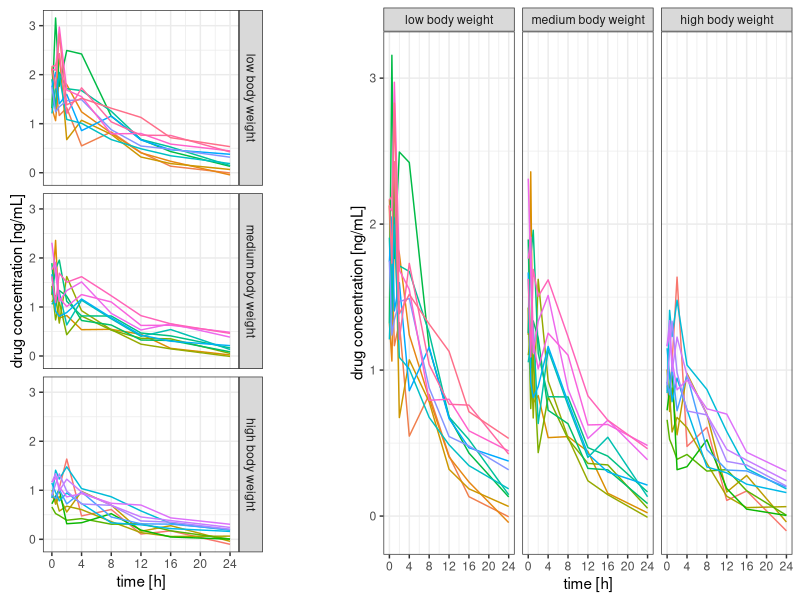
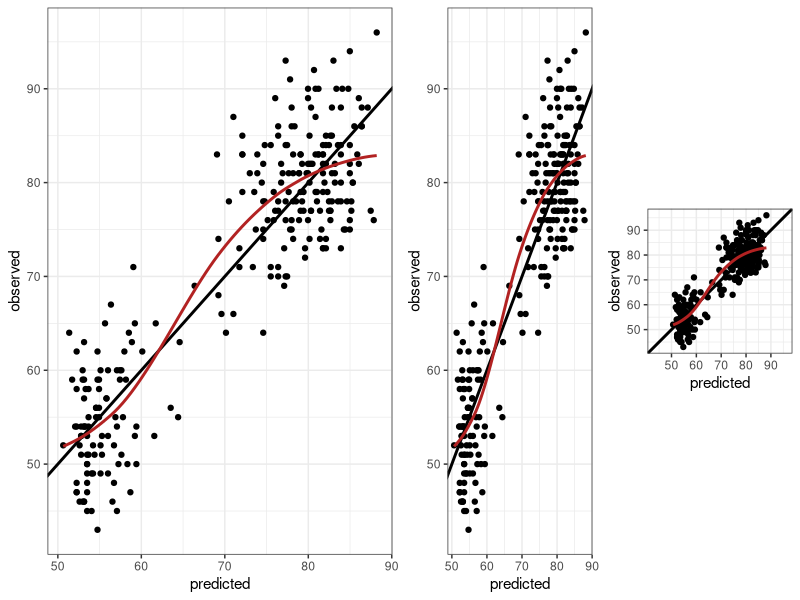
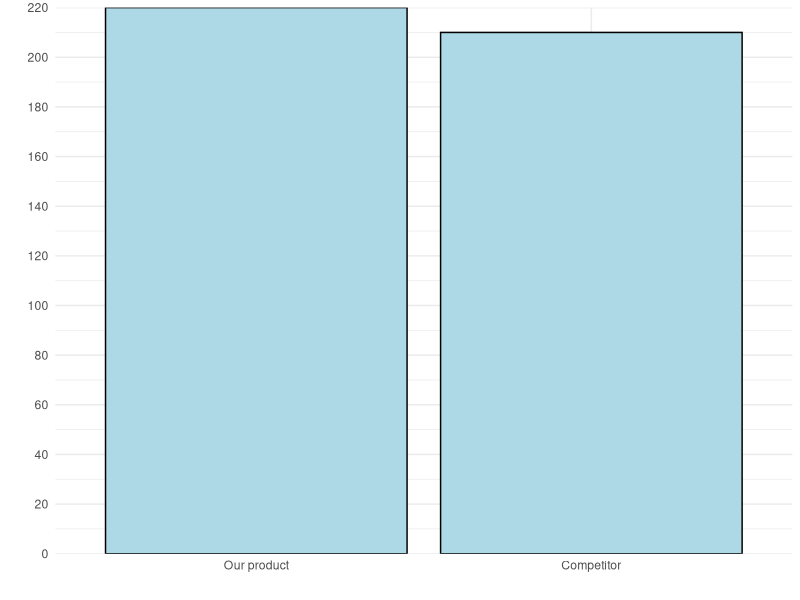
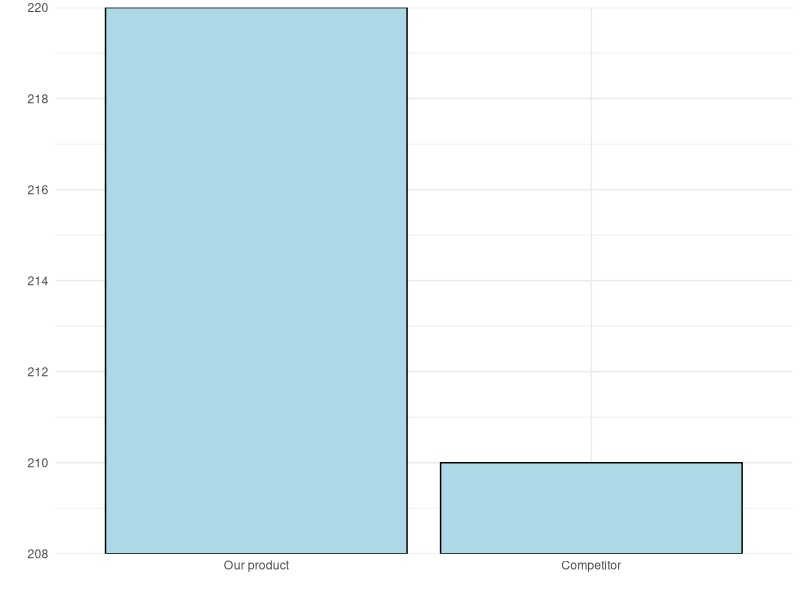
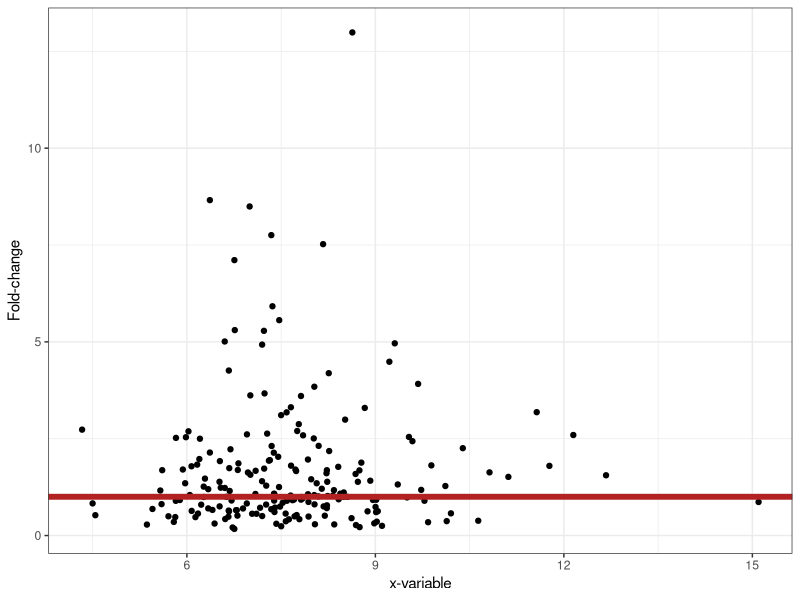
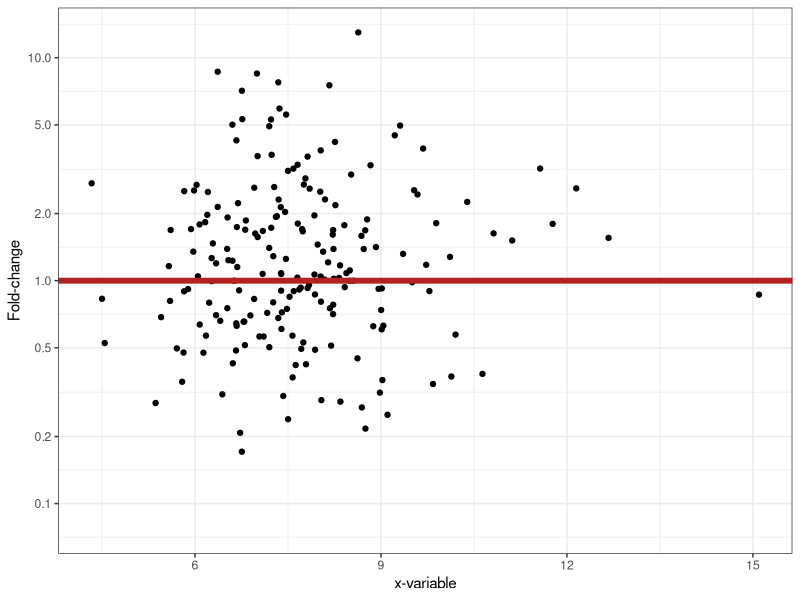
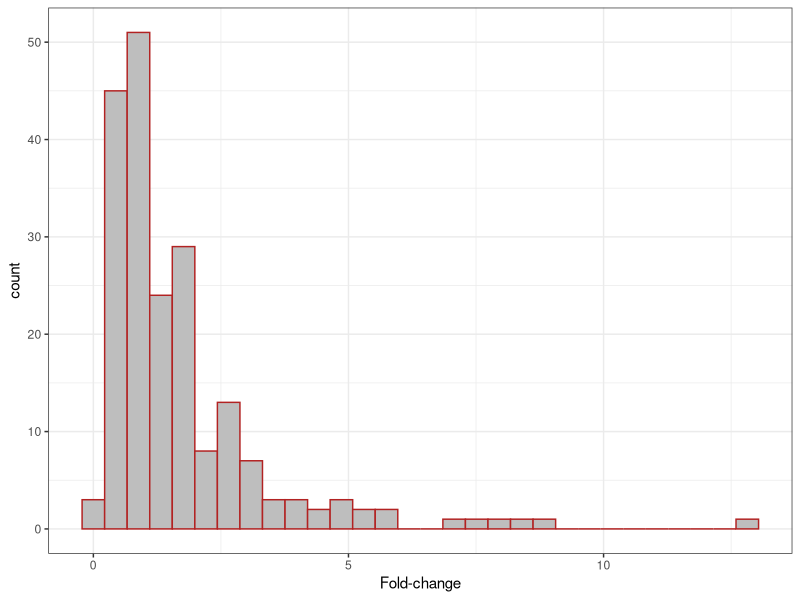
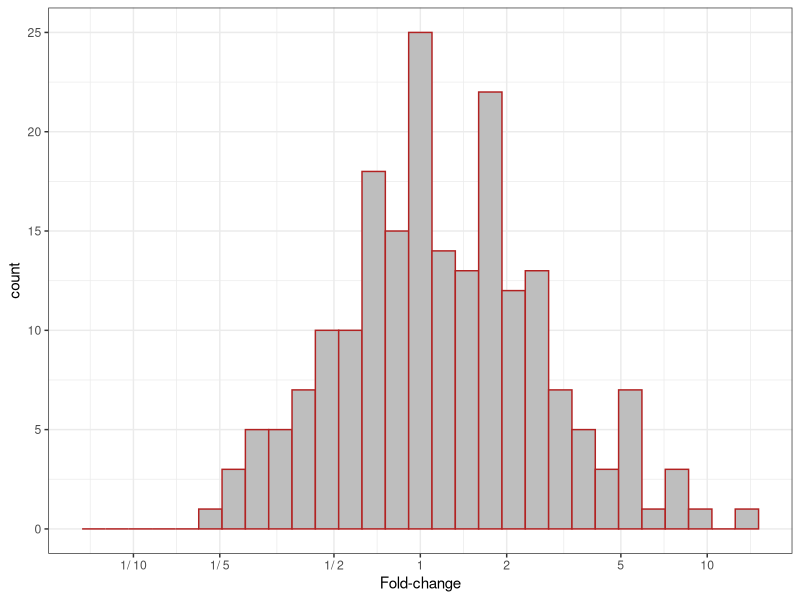

The R script that drew these images, in order:
## ---- chunk 1
# ---
# Data set creation.

set.seed(93384)

time <- c(0, 0.5, 1, 2, 4, 8, 12, 16, 24)
n <- 32 # no of subjects

data <- expand.grid(ID = 1:n, time = time)

bw <- data.frame(
  ID = sort(unique(data$ID)),
  bw = rlnorm(n, log(75), sdlog = 0.25)
)

bw$bw.category <- cut(bw$bw,
  breaks = quantile(bw$bw, c(0, 0.33, 0.66, 1)),
  labels = paste(c("low", "medium", "high"), "body weight"),
  include.lowest = TRUE
)

data <- merge(data, bw)

data <- data[order(data$ID, data$time), ]

# Simulate drug concentrations as a function of body weight.
data$conc <- 100 / (data$bw^1.0) * exp(-0.085 * data$time) *
  rlnorm(nrow(data), sdlog = 0.25) + # res. error
  (data$ID - mean(data$ID)) / mean(data$ID) / 4 # r. eff

# ---
# Visualisation.
library(ggplot2)

gg <- list()

data$ID <- factor(data$ID)

gg[["3x1"]] <- ggplot(data, aes(x = time, y = conc, group = ID, color = ID)) +
  geom_line()
gg[["3x1"]] <- gg[["3x1"]] + scale_x_continuous(breaks = seq(0, 24, by = 4))
gg[["3x1"]] <- gg[["3x1"]] + theme_bw() + 
  xlab("time [h]") + 
  ylab("drug concentration [ng/mL]")
gg[["3x1"]] <- gg[["3x1"]] + facet_grid(bw.category ~ .)
gg[["3x1"]] <- gg[["3x1"]] + theme(legend.position = "none")

gg[["1x3"]] <- gg[["3x1"]] + facet_grid(. ~ bw.category)

# Add space to the rhs of the first figure for better separation in the cowplot.
gg[["3x1"]] <- gg[["3x1"]] + 
  theme(plot.margin = unit(c(0.5, 4, 0.5, 0.5), "lines"))

# Both figures into a single output figure.
library(cowplot)
plot_grid(gg[[1]], gg[[2]], rel_widths = c(1.5, 2))
## ---- chunk 2
#| message: false
#| warning: false
# Observed vs predicted (any data with comparable x and y will do).

# ---
# Data set.
# Old Faithful Geyser (Yellowstone) data set with eruption duration
#   and waiting time to the next eruption (both in minutes).
data <- data.frame(
  x = faithful$eruptions,
  y = faithful$waiting
)

# ---
# Regression model fit.
fit <- lm(y ~ x, data = data)

# Addition of predicted values to the data set.
data$pred <- predict(fit)

# Range of y and y predicted combined.
r <- range(unlist(data[c("y", "pred")]))

# ---
# Plotting.

library(ggplot2)

gg <- ggplot(data, aes(x = pred, y = y))

# Adding the line of identity, y = x
# (note: plotting it first will add points on top).
gg <- gg + geom_abline(intercept = 0, slope = 1, color = "black", linewidth = 1)

# Adding points, removing grey background.
gg <- gg + geom_point() + theme_bw()

# Adding regression fit (local smoother, loess) of y~x.
gg <- gg + geom_smooth(method = "loess", color = "firebrick", se = FALSE)

# Adding axis labels.
gg <- gg + xlab("predicted") + ylab("observed")

# make a second copy
gg2 <- gg

# + coord_flip()

# Setting the aspect ratio to 1 (1 unit in x and y corresponds
#   to the same number of pixels).
gg3 <- gg + coord_fixed()

# Defining identical axis limits for x and y.
gg3 <- gg3 + xlim(r) + ylim(r)

# Cow (column-wise) plot, combine all figures into one.
library(cowplot)
plot_grid(gg, gg2, gg3, rel_widths = c(4, 2, 2), nrow = 1)
## ---- chunk 3
#| layout-ncol: 2

library(ggplot2)
plot_data <- data.frame(
  type = factor(
    c("Our product", "Competitor"),
    levels = c("Our product", "Competitor")
  ),
  value = c(220, 210)
)

# Original plot
ggplot(plot_data) +
  geom_col(
    mapping = aes(x = type, y = value),
    fill = "lightblue",
    colour = "black"
  ) +
  scale_y_continuous(breaks = seq(0, 220, by = 20), expand = c(0, 0)) +
  labs(x = "", y = "") +
  theme_minimal()

# Offset the y axis
offset <- 208
ggplot(plot_data) +
  geom_col(
    mapping = aes(x = type, y = value - offset),
    fill = "lightblue",
    colour = "black"
  ) +
  scale_y_continuous(
    breaks = seq(0, 14, by = 2),
    labels = seq(0 + offset, 14 + offset, by = 2),
    expand = c(0, 0)
  ) +
  labs(x = "", y = "") +
  theme_minimal()
## ---- chunk 4
#| warning: false
#| message: false
#| layout-ncol: 2
# Naïve plot of y vs x. If there is no change (on average),
# half the data are below the line of no change.
# Asymmetric view, and it depends on y/x or x/y.

set.seed(33838)
x <- data.frame(
  x = rlnorm(200, 2, 0.2),
  y = rlnorm(200, 0.2, 0.75)
)
# Add an outlier manually.
x <- rbind(x, data.frame(x = quantile(x$x, 0.8), y = max(x$y) * 1.5))

# ---
# Plotting.

library(ggplot2)
# Scatterplot of y vs x.
gg <- ggplot(x, aes(x = x, y = y)) +
  geom_point() +
  theme_bw()
gg <- gg + geom_hline(yintercept = 1, color = "firebrick", linewidth = 2)
gg <- gg + xlab("x-variable") + ylab("Fold-change")
gg

# Logarithmic axes, symmetric range (!):
xbr <- c(1 / 10, 1 / 5, 1 / 2, 1, 2, 5, 10)
gg <- gg + scale_y_continuous(
  breaks = xbr, trans = "log10",
  limits = max(abs(x$y))^c(-1, 1)
)
gg

# Second axis:
gg <- gg + scale_y_continuous(
  breaks = xbr,
  labels = paste(100 * xbr, "%", sep = ""),
  trans = "log10",
  limits = max(abs(x$y))^c(-1, 1),
  sec.axis = sec_axis(
    trans = ~ . * 1, breaks = xbr,
    labels = ifelse(xbr < 1, paste("1/", 1 / xbr, sep = ""), xbr)
  )
)

# ---
# Univariate distribution (histogram).

gg <- ggplot(x, aes(x = y)) +
  theme_bw() +
  xlab("Fold-change")
gg <- gg + geom_histogram(color = "firebrick", fill = "gray")
gg

# Symmetric range, log scale.
gg <- gg + scale_x_continuous(
  breaks = xbr,
  labels = ifelse(xbr < 1, paste("1/", 1 / xbr), xbr),
  trans = "log10",
  limits = max(abs(x$x))^c(-1, 1)
)
gg
## ---- chunk 5
# ---
# EU stock markets, year and indices DAX, SMI, CAC, and FTSE.

# Store graphics into a list.
gg.list <- list()

# Prepare the data set (reformat EuStockMarkets that comes with R).
x <- EuStockMarkets
df <- data.frame(
  time = as.vector(time(x)),
  index = rep(colnames(x), rep(nrow(x), ncol(x))),
  value = as.vector(x),
  stringsAsFactors = TRUE
)
df$index2 <- df$index # For use with labels later.

library(ggplot2)

# Standard layout and legend.
gg <- ggplot(df, aes(x = time, y = value, group = index, color = index, label = index2))
gg <- gg + geom_line() + theme_bw()

# Nicer axis tick mark settings.
ax <- pretty(df$time, n = 10)
gg <- gg + scale_x_continuous(limits = range(ax), breaks = ax)
gg <- gg + xlab("year") + ylab("Stock index")

gg.list[[1]] <- gg

# Use the last element of each time series for x,y of the label.
# Use that the last element is the first element of the reversed order,
#   and extract the first element per index by using !duplicated.
y <- df[rev(order(df$time)), ] # descending in time.
y <- y[!duplicated(y$index), ] # first entry per index
y$index2 <- y$index # Create a copy that contains formatted strings.
levels(y$index2)[levels(y$index2) == "FTSE"] <- "\n\nFTSE"
# Add a newline to separate FTSE from DAX.
# Note that the factor level is modified, not the data.

# Drop the legend, move labels into figure.
gg <- gg + geom_text(data = y, hjust = "left", nudge_x = 0.1)
# aes as before, nudge adds space on the lhs.
gg <- gg + theme(legend.position = "none")
gg.list[[2]] <- gg

# ---
# Both figures into a single output figure.

library(cowplot)
plot_grid(gg.list[[1]], gg.list[[2]], rel_widths = c(2.25, 2))
## ---- chunk 6
# Store figures into a list.
gg.list <- list()

library(ggplot2)

x <- mpg # miles per gallon data set.
x$car <- paste(x$manufacturer, x$model)

gg <- ggplot(x, aes(x = car, y = hwy, group = car))
gg <- gg + geom_boxplot() + theme_bw() + xlab("Miles per gallon (highway)")
gg.list[["vertical orientation"]] <- gg

gg.list[["horizontal orientation"]] <- gg + coord_flip()

# ---
# Both figures into a single output figure.

library(cowplot)
plot_grid(gg.list[[1]], gg.list[[2]], rel_widths = c(2, 2.5))
## ---- chunk 7
#| fig-height: 3
# Function for data set generation.
make.data <- function(
    x = c(0, 0.5, 1, 2, 4, 8, 12, 16, 24),
    y = exp(-0.2 * x) - exp(-0.21 * x),
    sd = 0.25, # std dev of y
    seed = 4384590,
    n = 50) {
  # Setting the random number seed for reproducibility.
  set.seed(seed)
  # Creation of x- and y-variables.
  x2 <- rep(x, n)
  y2 <- NULL
  for (i in 1:n) {
    y2 <- c(y2, y * (2 * (n / 4 - i)) + rlnorm(length(y), sd = sd))
  }

  # Creation of an identifier for each profile.
  ID <- factor(rep(1:n, rep(length(y), n)))

  # Composition of the data set.
  df <- data.frame(PD = 100 * y2, time = x, ID = ID)

  # Addition of a baseline variable.
  BL <- df[df$time == 0, c("ID", "PD")]
  names(BL) <- c("ID", "BL")
  df <- merge(df, BL)

  # Addition of change from baseline.
  df$Change <- df$PD - df$BL

  # Definition of treatment.
  df$trt <- ifelse(df$BL > mean(df$BL), "active", " placebo")

  return(df)
}

# Generate the data.
x <- make.data()

# ---
# Figures.

library(ggplot2)
gg <- ggplot(x, aes(x = time, y = Change, group = ID, color = ID))
gg <- gg + theme_bw()
gg <- gg + xlab("Time [h]") + ylab("Change from baseline")
gg <- gg + geom_line(linewidth = 1.1) + theme(legend.position = "none")
gg <- gg + facet_grid(. ~ trt)

# Addition of an auxiliary line at y=0.
gg2 <- gg + geom_hline(yintercept = 0, linewidth = 1.2)

# Symmetric y-axis limits.
gg3 <- gg2 + ylim(c(-1, 1) * max(abs(x$Change)))

# Arranging all plots into one figure.
library(cowplot)
plot_grid(gg, gg2, gg3, nrow = 1)
